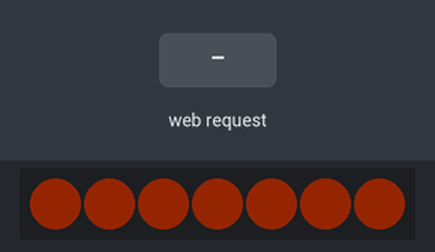
The sketch below on a simulated ESP8266 (Wemos D1 mini). Parts: 7 RGB LEDs in strip order, left to right. The test bench sets the inputs (shaded band). Dim RGB values are drawn brighter than linear; what the sketch prints to the serial monitor is not drawn.

Above: at 1.2 s.
1.3 s: HTTP request GET /rainbow received
At 1.75 s:
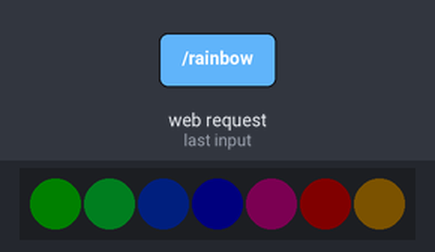
4.0 s: HTTP request GET /brightness?color=120&brightness=120&mode=120 received
At 4.15 s:
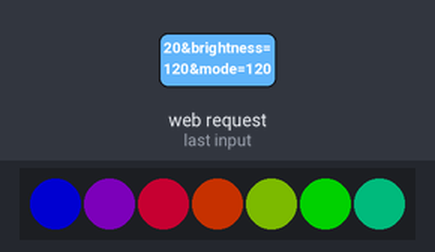
6.4 s: HTTP request GET /color received
At 6.9 s:
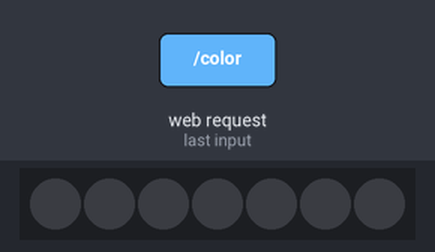
7.9 s: HTTP request GET /color?color=120 received
At 9.1 s:
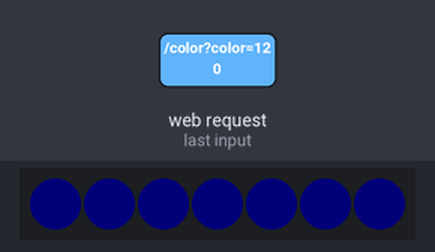
9.4 s: HTTP request GET /orange received
At 10.4 s:
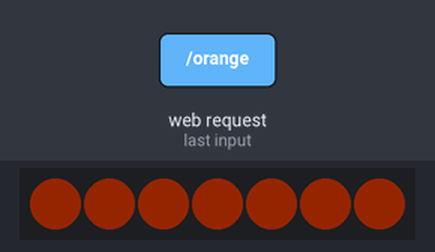
10.9 s: HTTP request GET /brightness received
At 11.5 s:
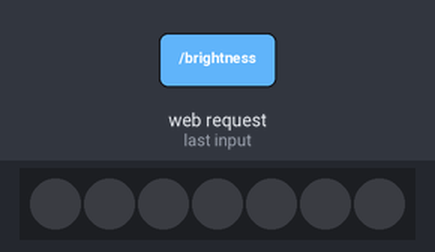
Timing chart, 0 to 13.4 s (numbered marks = the images above; inputs shaded):
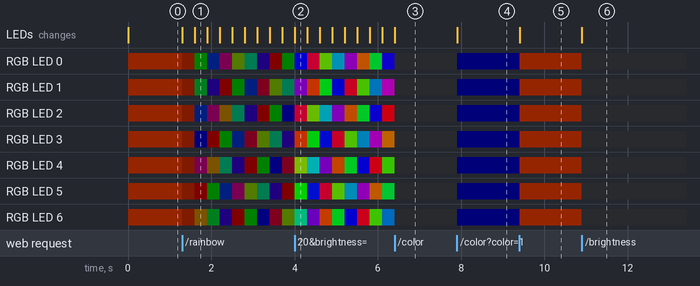

The sketch:

neopixel-web-server.ino
```cpp
#include <ESP8266WebServer.h>
// #include <ESP8266WiFi.h> // already gets included through ESP8266WebServer
// #include <WiFiClient.h>  // already gets included through ESP8266WebServer
#include <WS2812FX.h>

/* Set these to your desired credentials. */
#ifndef APSSID
#define APSSID "test"
#define APPSK  "testing123"
#endif

const char *ssid = APSSID;
const char *password = APPSK;

#define pixelCount 7
#define pixelPin 5

ESP8266WebServer server(80);
WS2812FX ws2812fx(pixelCount, pixelPin, NEO_GRB + NEO_KHZ800);

void setup() {
  Serial.begin(115200);
  Serial.println();

  Serial.print("Initializing lights...");

  ws2812fx.init();
  ws2812fx.setColor(0xFF4301);
  ws2812fx.setMode(FX_MODE_STATIC);
  ws2812fx.setBrightness(20);
  ws2812fx.start();
  ws2812fx.show();
  ws2812fx.service();

  // when connecting through the soft AP should be accessible from 192.168.4.1
  Serial.print("Configuring access point...");
  Serial.printf("Default hostname: %s\n", WiFi.hostname().c_str());
  WiFi.hostname("test");
  Serial.printf("New hostname: %s\n", WiFi.hostname().c_str());
  WiFi.softAP(ssid, password);

  IPAddress myIP = WiFi.softAPIP();
  Serial.print("AP SSID: ");
  Serial.println(APSSID);
  Serial.print("AP IP address: ");
  Serial.println(myIP);
  server.on("/", handleRoot);
  server.on("/color", handleColor);
  server.on("/rainbow", handleRainbow);
  server.on("/mode", handleMode);
  server.on("/orange", handleOrange);
  server.on("/brightness", handleBrightness);
  server.begin();
  Serial.println("HTTP server started");
}

void loop() {
  // TODO: figure out how to do Arduino things asynchronously... or convert this to TinyGo when it supports goroutines and Wemos D1 Mini's Wi-Fi
  server.handleClient();
  ws2812fx.service();
}

void handleRoot() {
  server.send(200, "text/html", R"(
  <!DOCTYPE html><html><head>
    <script src='https://cdnjs.cloudflare.com/ajax/libs/jquery/3.3.1/jquery.min.js'></script>
    <script src='https://cdnjs.cloudflare.com/ajax/libs/twitter-bootstrap/4.0.0/js/bootstrap.min.js'></script>
    <script src='https://cdnjs.cloudflare.com/ajax/libs/jqueryui/1.12.1/jquery-ui.min.js'></script>
    <script type='text/javascript'>
      console.log("hellow from js");

      var callEndpoint = function(path) {
        $.ajax({
          url: path,
          success: function(data){
            $("#status").text(path + ' done');
          },
          error: function(error){
            $("#status").text('Error: ' + JSON.stringify(error));
          }
        });
      };

      $(document).ready(function(){
        $("button").on('click', function(){
          // var button = $(this); // TODO: update the button color to indicate that its active?
          var buttonID = this.id;
          if (buttonID == 'color') {
            var colorHex = $('#colorHex').val();
            callEndpoint('/color?color=' + colorHex);
          } else if (buttonID == 'rainbow') {
            callEndpoint('/rainbow')
          } else if (buttonID == 'brightness') {
            var brightnessInput = $('#brightnessInput').val();
            callEndpoint('/brightness?brightness=' + brightnessInput);
          } else if (buttonID == 'orange') {
            callEndpoint('/orange')
          }
        });
      });
    </script>
  </head>
  <body>
    <h1>You are connected</h1>
    <button id='color'>color</button>
    <input type="text" id="colorHex"><br />
    <button id='brightness'>brightness 0-255</button>
    <input type="text" id="brightnessInput"><br />
    <button id='rainbow'>rainbow</button>
    <button id='orange'>orange</button>
    <div id='status'></div>
  </body></html>
  )");
}

void handleOrange() {
  uint32 colorInt = 0xFF4301;
  ws2812fx.setColor(colorInt);
  ws2812fx.setMode(FX_MODE_STATIC);
  ws2812fx.setBrightness(20);
  ws2812fx.service();
  String message = "setting color hex: " + intToStrHex(colorInt);
  server.send(200, "text/html", message);
}

void handleColor() {
  uint32 colorInt = 0; // default to black
  // 0xFF4301

  String message = "default color is" + colorInt;

  String colorArg = server.arg("color");
  if (colorArg != "") {
    message = message + "<br> color arg is " + colorArg;
    // colorInt = (int) strtol(colorArg, NULL, 16);
    colorInt = strToHex(colorArg);
  }

  String colorHexStr = intToStrHex(colorInt);
  message = message + "<br> setting color - int: " + String(colorInt) + " hex: " + colorHexStr;

  ws2812fx.setColor(colorInt);
  ws2812fx.setMode(FX_MODE_STATIC);
  ws2812fx.setBrightness(20);
  ws2812fx.service();

  server.send(200, "text/html", message);
}

void handleBrightness() {
  uint8 brightness = 0;
  String brightnessArg = server.arg("brightness");
  brightness = brightnessArg.toInt();
  if (brightness < 0) {
    brightness = 0;
  }
  if (brightness > 255) {
    brightness = 255;
  }

  ws2812fx.setBrightness(brightness);
  ws2812fx.service();

  String message = "set brightness to " + String(brightness);
  server.send(200, "text/html", message);
}

void handleMode() {
  uint8 mode = 0;
  String modeArg = server.arg("mode");
  mode = modeArg.toInt();
  if (mode < 0) {
    mode = 0;
  }
  if (mode > 64) {
    mode = 64;
  }

  ws2812fx.setMode(mode);
  ws2812fx.show();
  ws2812fx.service();

  String message = "set mode to " + String(mode);
  server.send(200, "text/html", message);
}

void handleRainbow() {
  uint8 mode = FX_MODE_RAINBOW_CYCLE;

  ws2812fx.setSpeed(DEFAULT_SPEED);
  ws2812fx.setBrightness(5);
  ws2812fx.setMode(mode);
  ws2812fx.start();
  ws2812fx.show();
  ws2812fx.service();

  String message = "mode set to " + String(mode);
  // String message = "mode set to ";
  server.send(200, "text/html", message);
}

int strToHex(String str) {
  const char * c = str.c_str();
  return (int) strtol(c, 0, 16);
}

String intToStrHex(uint32 color) {
  String colorStr = String(color, HEX);
  colorStr.toUpperCase();
  return colorStr;
}
```

Measured:
- after the input at 6.4 s, the LEDs: change at once (image 3)
- after the input at 7.9 s, RGB LED 0–6: off → RGB(0, 0, 2) at once; the LEDs: change at once (image 4)
- after the input at 9.4 s, RGB LED 0–6: RGB(0, 0, 2) → RGB(20, 5, 0) at once; the LEDs: change at once (image 5)
- after the input at 10.9 s, RGB LED 0–6: RGB(20, 5, 0) → off at once; the LEDs: change at once (image 6)
